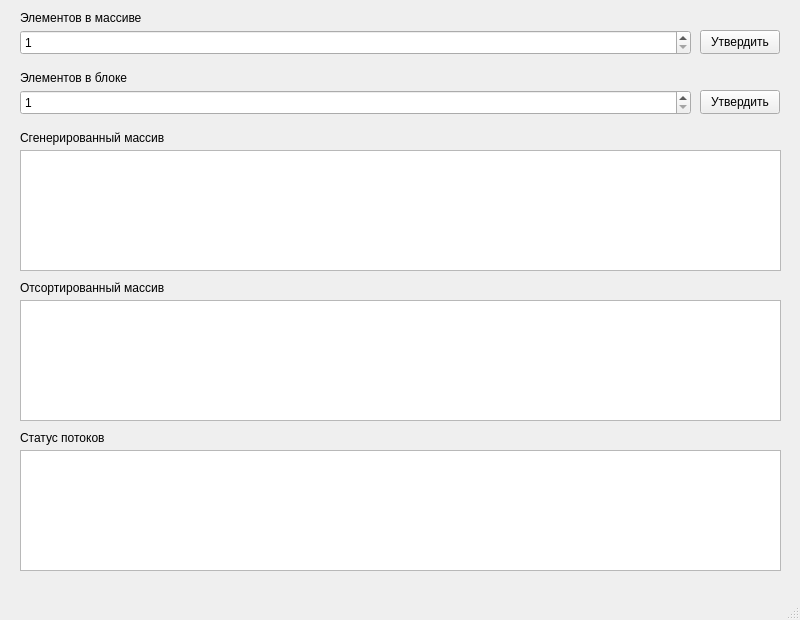
<?xml version="1.0" encoding="UTF-8"?>
<ui version="4.0">
 <class>IndexWindow</class>
 <widget class="QMainWindow" name="IndexWindow">
  <property name="geometry">
   <rect>
    <x>0</x>
    <y>0</y>
    <width>800</width>
    <height>620</height>
   </rect>
  </property>
  <property name="minimumSize">
   <size>
    <width>800</width>
    <height>620</height>
   </size>
  </property>
  <property name="maximumSize">
   <size>
    <width>800</width>
    <height>620</height>
   </size>
  </property>
  <property name="windowTitle">
   <string>Multithreaded sorter</string>
  </property>
  <property name="windowIcon">
   <iconset resource="Resourses/Icons.qrc">
    <normaloff>:/icons/icon/Icons/123.svg</normaloff>:/icons/icon/Icons/123.svg</iconset>
  </property>
  <widget class="QWidget" name="centralwidget">
   <widget class="QSpinBox" name="ElemCount">
    <property name="geometry">
     <rect>
      <x>20</x>
      <y>30</y>
      <width>671</width>
      <height>25</height>
     </rect>
    </property>
    <property name="minimum">
     <number>1</number>
    </property>
   </widget>
   <widget class="QSpinBox" name="ThreadCount">
    <property name="geometry">
     <rect>
      <x>20</x>
      <y>90</y>
      <width>671</width>
      <height>25</height>
     </rect>
    </property>
    <property name="minimum">
     <number>1</number>
    </property>
   </widget>
   <widget class="QPushButton" name="ElemAprove">
    <property name="geometry">
     <rect>
      <x>700</x>
      <y>30</y>
      <width>80</width>
      <height>24</height>
     </rect>
    </property>
    <property name="text">
     <string>Утвердить</string>
    </property>
   </widget>
   <widget class="QPushButton" name="ThreadAprove">
    <property name="geometry">
     <rect>
      <x>700</x>
      <y>90</y>
      <width>80</width>
      <height>24</height>
     </rect>
    </property>
    <property name="text">
     <string>Утвердить</string>
    </property>
   </widget>
   <widget class="QTableWidget" name="ElemView">
    <property name="geometry">
     <rect>
      <x>20</x>
      <y>150</y>
      <width>761</width>
      <height>121</height>
     </rect>
    </property>
   </widget>
   <widget class="QTableWidget" name="SortedView">
    <property name="geometry">
     <rect>
      <x>20</x>
      <y>300</y>
      <width>761</width>
      <height>121</height>
     </rect>
    </property>
   </widget>
   <widget class="QTableWidget" name="ThreadView">
    <property name="geometry">
     <rect>
      <x>20</x>
      <y>450</y>
      <width>761</width>
      <height>121</height>
     </rect>
    </property>
   </widget>
   <widget class="QLabel" name="label">
    <property name="geometry">
     <rect>
      <x>20</x>
      <y>130</y>
      <width>181</width>
      <height>16</height>
     </rect>
    </property>
    <property name="text">
     <string>Сгенерированный массив</string>
    </property>
   </widget>
   <widget class="QLabel" name="label_2">
    <property name="geometry">
     <rect>
      <x>20</x>
      <y>280</y>
      <width>181</width>
      <height>16</height>
     </rect>
    </property>
    <property name="text">
     <string>Отсортированный массив</string>
    </property>
   </widget>
   <widget class="QLabel" name="label_3">
    <property name="geometry">
     <rect>
      <x>20</x>
      <y>430</y>
      <width>181</width>
      <height>16</height>
     </rect>
    </property>
    <property name="text">
     <string>Статус потоков</string>
    </property>
   </widget>
   <widget class="QLabel" name="label_4">
    <property name="geometry">
     <rect>
      <x>20</x>
      <y>70</y>
      <width>191</width>
      <height>16</height>
     </rect>
    </property>
    <property name="text">
     <string>Элементов в блоке</string>
    </property>
   </widget>
   <widget class="QLabel" name="label_5">
    <property name="geometry">
     <rect>
      <x>20</x>
      <y>10</y>
      <width>171</width>
      <height>16</height>
     </rect>
    </property>
    <property name="text">
     <string>Элементов в массиве</string>
    </property>
   </widget>
  </widget>
  <widget class="QMenuBar" name="menubar">
   <property name="geometry">
    <rect>
     <x>0</x>
     <y>0</y>
     <width>800</width>
     <height>21</height>
    </rect>
   </property>
  </widget>
  <widget class="QStatusBar" name="statusbar"/>
 </widget>
 <resources>
  <include location="Resourses/Icons.qrc"/>
 </resources>
 <connections/>
</ui>
